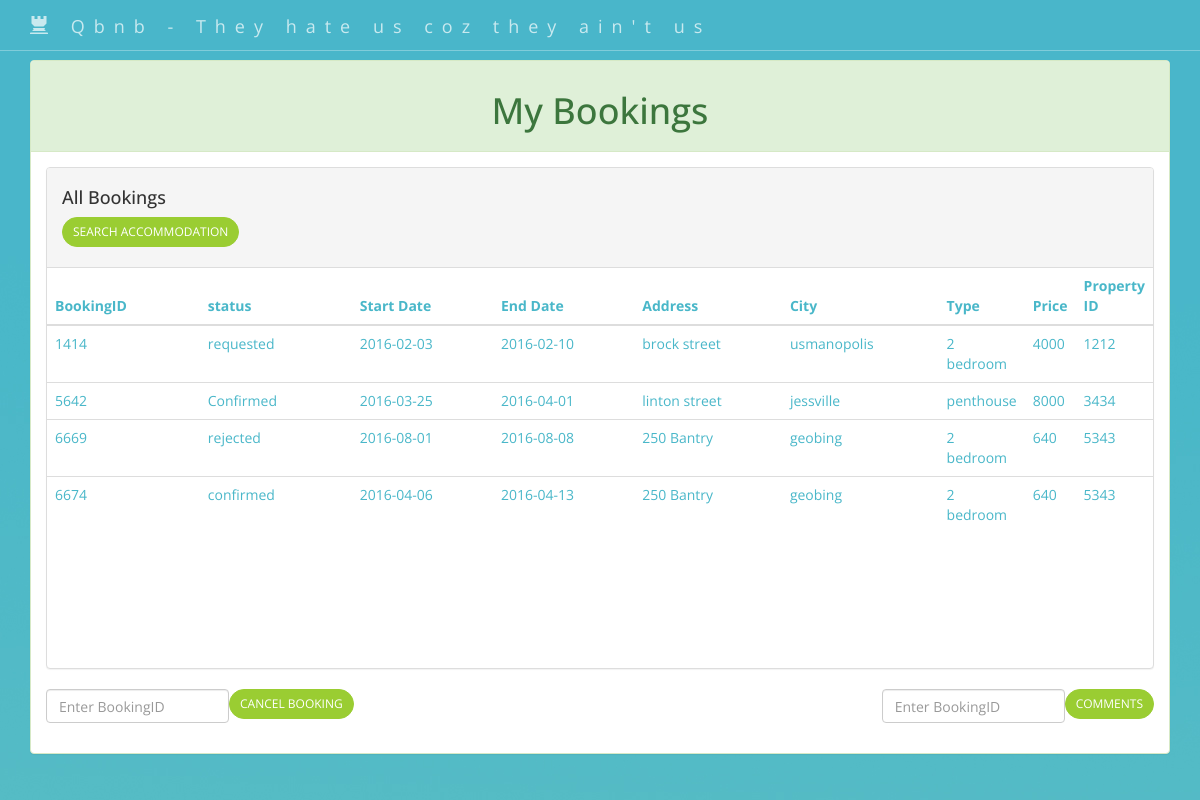
/viewmybookings.php (signed in), run on the app's committed database.
### tables this page shows
CREATE TABLE `bookings` (
  `bookingID` int(11) NOT NULL,
  `consumerID` int(11) NOT NULL,
  `propertyID` int(11) NOT NULL,
  `status` varchar(9) NOT NULL DEFAULT 'requested',
  `startDate` date NOT NULL,
  `endDate` date NOT NULL,
  `period` int(11) NOT NULL
);

CREATE TABLE `rental_properties` (
  `propertyID` int(11) NOT NULL,
  `supplierID` int(11) NOT NULL,
  `address` varchar(20) NOT NULL,
  `type` varchar(20) NOT NULL,
  `features` varchar(20) NOT NULL,
  `price` int(11) NOT NULL,
  `districtID` int(11) NOT NULL
);

CREATE TABLE `city_districts` (
  `districtName` varchar(20) NOT NULL,
  `numOfPOI` int(11) NOT NULL,
  `city` varchar(20) NOT NULL,
  `districtID` int(11) NOT NULL
);

### viewmybookings.php (the view, shortened to what this page needs)
<!DOCTYPE HTML>
<html>
<head>
    <link href="css/bootstrap.min.css" rel="stylesheet">
    <link href="css/custom.css" rel="stylesheet">
</head>
<br>
<br>
<br>
<body>
 <?php
if(isset($_SESSION['id'])){
    include_once 'config/connection.php';
        $query = "SELECT bookingID, status, startDate, endDate, rental_properties.address,city_districts.districtName, city_districts.city, rental_properties.type, price, rental_properties.propertyID
			FROM bookings
			INNER JOIN rental_properties ON bookings.propertyID = rental_properties.propertyID
			INNER JOIN city_districts ON rental_properties.districtID = city_districts.districtID
			WHERE bookings.consumerID = ?";
        $stmt = $con->prepare($query);
        $stmt->bind_Param("s", $_SESSION['id']);
		$stmt->execute();
		$result = $stmt->get_result();
} else {
	header("Location: login.php");
	die();
}
?>
<body class="body_general">
<form name='viewmybookings' id='viewmybookings' action='viewmybookings.php' method='post'>
    <nav id="siteNav" class="navbar navbar-default navbar-fixed-top" role="navigation">
        <div class="container">
            <div class="navbar-header">
                <a class="navbar-brand" href="index.html">
                	<span class="glyphicon glyphicon-tower"></span>
                	Qbnb - They hate us coz they ain't us
                </a>
            </div>
        </div>
    </nav>
	<div class="container">
		<div class="panel panel-success">
		  <div class="panel-heading">
			<h3 class="panel-title"><h1 align="Middle"> My Bookings</h1></h3>
		  </div>
		  <div class="panel-body">
			<div class="container-fluid">
			  <div class="row">
				  <div class="panel panel-default">
					<div class="panel-heading">
					  <h4 display="inline-block">
						All Bookings
					  </h4>
					  <p><a href="searchaccommodation.php" class="btn btn-primary btn-sm">Search Accommodation</a></p>
					</div>
					<div style="height:400px;overflow:auto;">
					<table class="table table-hover">
					  <thead>
						<tr>
						<th class="col-xs-2">BookingID</th><th class="col-xs-2">status</th><th class="col-xs-2">Start Date</th><th class="col-xs-2">End Date</th><th class="col-xs-2">Address</th><th class="col-xs-2">City</th><th class="col-xs-2">Type</th><th class="col-xs-2">Price</th><th class="col-xs-2">Property ID</th>
						</tr>
					  </thead>
					  <tbody>
						<?php
						if (mysqli_num_rows($result) > 0) {
							while($row = mysqli_fetch_assoc($result)) {
								?>
								<tr>
								  <td class="col-xs-1"><?php echo $row['bookingID']; ?></td><td class="col-xs-2"><?php echo $row['status']; ?></a></td><td class="col-xs-2"><?php echo $row['startDate']; ?></a></td><td class="col-xs-2"><?php echo $row['endDate']; ?></a></td><td class="col-xs-2"><?php echo $row['address']; ?></td>
								  <td class="col-xs-2"><?php echo $row['city']; ?></td><td class="col-xs-2"><?php echo $row['type']; ?></td><td class="col-xs-2"><?php echo $row['price']; ?></td><td class="col-xs-2"><?php echo $row['propertyID']; ?></td>
								</tr>
						<?php
							}
						} ?>
					  </tbody>
					</table>
					</div>
				  </div>
			  </div>
			</div>
			<div display="inline-block">
						<input type = 'submit' class="btn btn-primary btn-sm" id='viewButton10' name='viewButton10' value='Cancel Booking' />
						<div class="form-group" style='float: left'>
							<input type="text" class="form-control" id="bookingToCancel" name = "bookingToCancel" placeholder="Enter BookingID">
						</div>
						<input type = 'submit' style='float: right' class="btn btn-primary btn-sm" id='viewButton9' name='viewButton9' value='Comments' />
						<div class="form-group" style='float: right'>
							<input type="text" class="form-control" id="bookingToView" name = "bookingToView" placeholder="Enter BookingID">
						</div>
			</div>
	</div>
</div>
</form>
</body>
</html>

### css/custom.css (style rules this page uses)
html, body { width: 100%; height: 100%; font-family: 'Open Sans','Helvetica Neue',Arial,sans-serif; }
body { width: 100%; height: 100%; font-family: 'Open Sans','Helvetica Neue',Arial,sans-serif; background-image: url('../images/generalBackground1.jpg'); background-color: #6cc4bd; color: #49b7c9; }
a { color: yellowgreen; -webkit-transition: all .35s; -moz-transition: all .35s; transition: all .35s; }
p { font-size: 16px; line-height: 1.5; }
.navbar-default { border-color: rgba(34,34,34,.05); background-color: #fff; -webkit-transition: all .35s; -moz-transition: all .35s; transition: all .35s; }
.navbar-default .navbar-header .navbar-brand { color: yellowgreen; }
@media (min-width:768px) { .navbar-default { border-color: rgba(255,255,255,.3); background-color: transparent; } }
@media (min-width:768px) { .navbar-default .navbar-header .navbar-brand { color: rgba(255,255,255,.7); letter-spacing: 0.5em; } }
.btn-primary { border-color: yellowgreen; color: #fff; background-color: yellowgreen; -webkit-transition: all .35s; -moz-transition: all .35s; transition: all .35s; }
.btn { border-radius: 300px; text-transform: uppercase; }

### data on the page
bookings: bookingID "1414", status "requested", startDate "2016-02-03", endDate "2016-02-10", propertyID.address "brock street", city_districts.city "usmanopolis", propertyID.type "2 bedroom", propertyID.price "4000", propertyID.propertyID "1212"
bookings: bookingID "5642", status "Confirmed", startDate "2016-03-25", endDate "2016-04-01", propertyID.address "linton street", city_districts.city "jessville", propertyID.type "penthouse", propertyID.price "8000", propertyID.propertyID "3434"
bookings: bookingID "6669", status "rejected", startDate "2016-08-01", endDate "2016-08-08", propertyID.address "250 Bantry", city_districts.city "geobing", propertyID.type "2 bedroom", propertyID.price "640", propertyID.propertyID "5343"
bookings: bookingID "6674", status "confirmed", startDate "2016-04-06", endDate "2016-04-13", propertyID.address "250 Bantry", city_districts.city "geobing", propertyID.type "2 bedroom", propertyID.price "640", propertyID.propertyID "5343"
